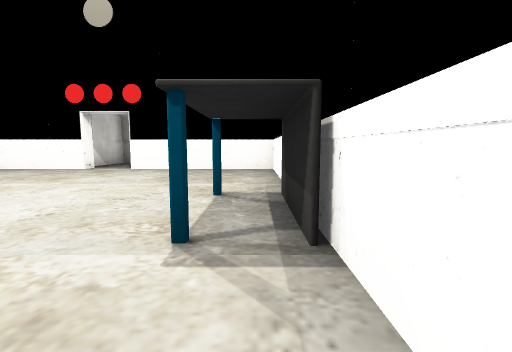
View 1 (above)

12 first-person views from a walk through a scene from a Unity 3-D project. The camera is 1.2 m above the floor, tilts 6° down and sees 85° across. Doors are open. The floor is counted in squares, 2 m on a side. Each view is taken from the middle of a square. On the plan, view 1 faces up. The plan holds only what a view shows up to about 9 squares ahead; the rest is blank. The player character is not drawn. Some surface patterns are stand-ins.

View 2
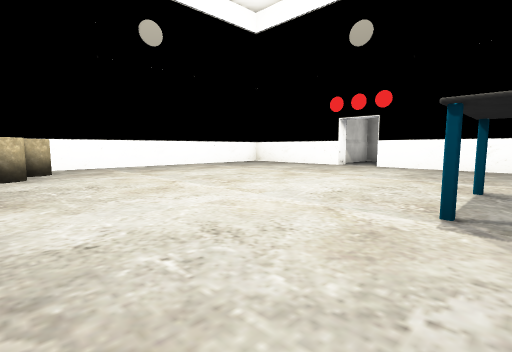

View 3
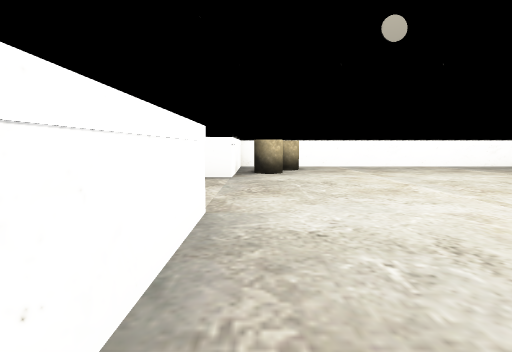

View 4
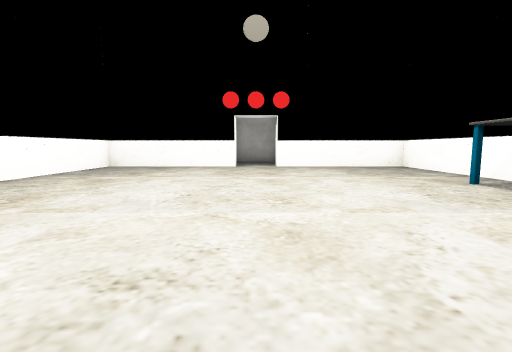

View 5
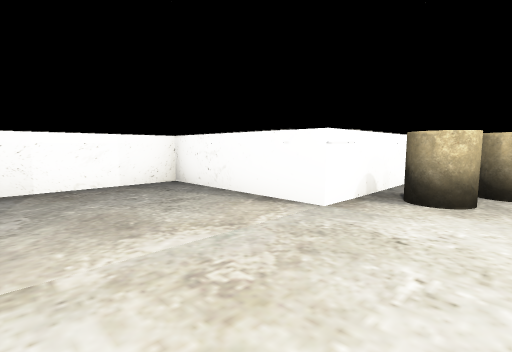

View 6
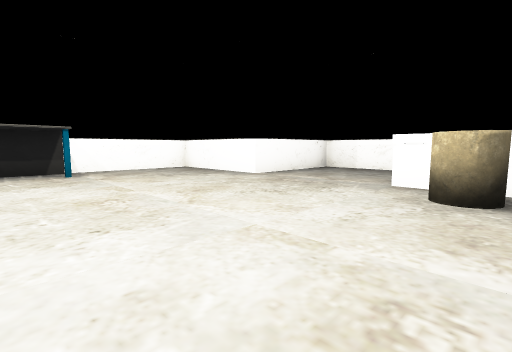

View 7
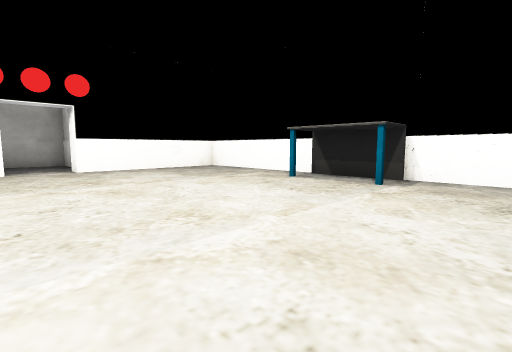

View 8
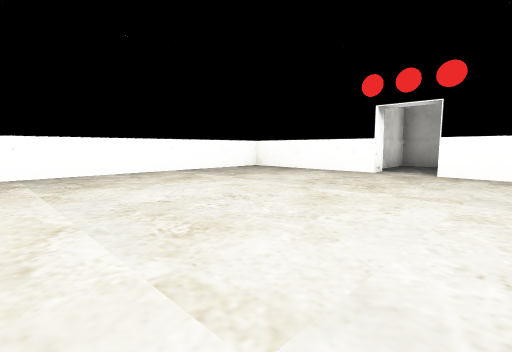

View 9
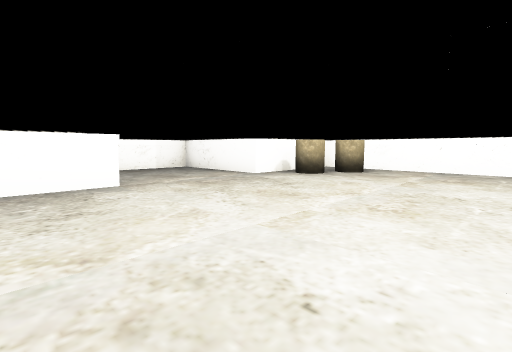

View 10
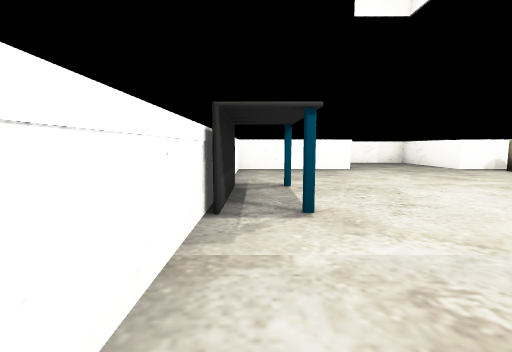

View 11
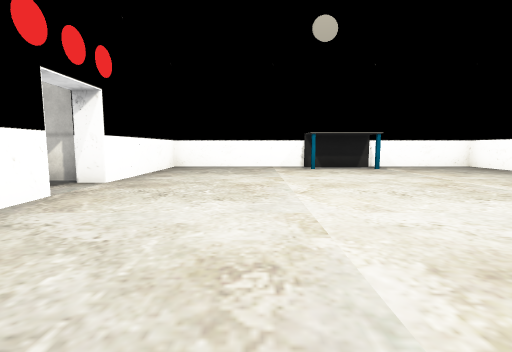

View 12
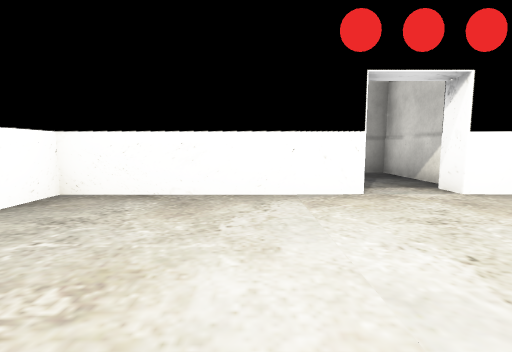

### Floor plan
Points are (right, up) in squares from view 1. A wall is a line through its corners. A room is listed if a view was taken in it or the views show most of it. See-through windows are left out.
Room 1 (views 1, 2, 3, 4, 5, 6, 7, 8, 9, 10, 11, 12)
walls: (-4.6, 7.5) (-8.5, 7.5) (-8.5, -1.5) (-5.5, -1.5) (-5.5, -4.5) (-2.5, -4.5) (-2.5, -1.5) (0.5, -1.5) (0.5, 7.5) (-3.4, 7.5)
ways out: open door at (-4, 8) to room 2
objects: other object (-7, 0); other object (-6, -1); desk (0, 3)
Room 2 (no view inside)
walls: (-3, 8.1) (-3, 10.5) (-5, 10.5) (-5, 8.5)
ways out: open door at (-4, 8) to room 1

Where each view was taken, in squares from view 1:
view 1: 0 up, 0 right, facing up
view 2: 1 down, 0 right, facing up-left
view 3: 1 down, 0 right, facing left
view 4: 1 down, 4 left, facing up
view 5: 0 up, 3 left, facing down-left
view 6: 3 up, 7 left, facing down-right
view 7: 0 up, 5 left, facing up-right
view 8: 1 up, 2 left, facing up-left
view 9: 3 up, 1 left, facing down-left
view 10: 6 up, 0 right, facing down
view 11: 5 up, 8 left, facing right
view 12: 4 up, 6 left, facing up
